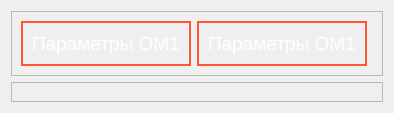
            <widget class="QWidget" name="params_page">
             <layout class="QVBoxLayout" name="verticalLayout_13">
              <item>
               <widget class="QFrame" name="frame_7">
                <property name="frameShape">
                 <enum>QFrame::StyledPanel</enum>
                </property>
                <property name="frameShadow">
                 <enum>QFrame::Raised</enum>
                </property>
                <layout class="QHBoxLayout" name="horizontalLayout_9">
                 <item>
                  <widget class="QFrame" name="om1_frame">
                   <property name="styleSheet">
                    <string notr="true">QFrame{
	border-style: solid;
    border-width: 2px;
	border-color: #ff5533;
}
</string>
                   </property>
                   <property name="frameShape">
                    <enum>QFrame::StyledPanel</enum>
                   </property>
                   <property name="frameShadow">
                    <enum>QFrame::Raised</enum>
                   </property>
                   <layout class="QVBoxLayout" name="verticalLayout_14">
                    <property name="spacing">
                     <number>0</number>
                    </property>
                    <property name="leftMargin">
                     <number>0</number>
                    </property>
                    <property name="topMargin">
                     <number>0</number>
                    </property>
                    <property name="rightMargin">
                     <number>0</number>
                    </property>
                    <property name="bottomMargin">
                     <number>0</number>
                    </property>
                    <item alignment="Qt::AlignHCenter">
                     <widget class="QFrame" name="om1_frame_legend">
                      <property name="maximumSize">
                       <size>
                        <width>16777215</width>
                        <height>60</height>
                       </size>
                      </property>
                      <property name="styleSheet">
                       <string notr="true">QFrame{
	border-style: solid;
    border-width: 0px;
	border-color: #2d2d2d;
}</string>
                      </property>
                      <property name="frameShape">
                       <enum>QFrame::StyledPanel</enum>
                      </property>
                      <property name="frameShadow">
                       <enum>QFrame::Raised</enum>
                      </property>
                      <layout class="QVBoxLayout" name="verticalLayout_15">
                       <item>
                        <widget class="QLabel" name="om1_legend">
                         <property name="maximumSize">
                          <size>
                           <width>500</width>
                           <height>16777215</height>
                          </size>
                         </property>
                         <property name="font">
                          <font>
                           <pointsize>14</pointsize>
                           <weight>50</weight>
                           <italic>false</italic>
                           <bold>false</bold>
                          </font>
                         </property>
                         <property name="styleSheet">
                          <string notr="true">QLabel {
    color:  #ffffff;
}

QLabel:hover {

    color: #ff5533;
} </string>
                         </property>
                         <property name="text">
                          <string>Параметры ОМ1</string>
                         </property>
                        </widget>
                       </item>
                      </layout>
                     </widget>
                    </item>
                    <item>
                     <widget class="QFrame" name="om1_params_frame">
                      <property name="styleSheet">
                       <string notr="true">QFrame{
	border-style: solid;
    border-width: 0px;
	border-color: #2d2d2d;
}


QLabel {
	background-color: rgb(85, 255, 255);
                                         
    background-color: #2d2d2d;
    border-style: solid;
    border-width: 0px;
    border-radius: 0px;
    border-color: #ff5533;
    font:  14px;
    padding: 10px 0px;
    color:  #ff5533;
}

QLabel:hover {
    background:  #232323;
    color: #ff5533;
} 
QLabel:pressed {                              
   background:#2d2d2d;
   border-style: solid; 
   color:#ff5533;
}</string>
                      </property>
                      <property name="frameShape">
                       <enum>QFrame::StyledPanel</enum>
                      </property>
                      <property name="frameShadow">
                       <enum>QFrame::Raised</enum>
                      </property>
                      <widget class="QLabel" name="om1_ves_label">
                       <property name="geometry">
                        <rect>
                         <x>10</x>
                         <y>10</y>
                         <width>150</width>
                         <height>31</height>
                        </rect>
                       </property>
                       <property name="sizePolicy">
                        <sizepolicy hsizetype="Expanding" vsizetype="Expanding">
                         <horstretch>0</horstretch>
                         <verstretch>0</verstretch>
                        </sizepolicy>
                       </property>
                       <property name="styleSheet">
                        <string notr="true">background-image: url(:/res_files/vesi.png);
background-repeat:none;
padding-left: 30px;
background-position: center left;</string>
                       </property>
                       <property name="text">
                        <string>Вес: 152</string>
                       </property>
                      </widget>
                      <widget class="QLabel" name="om1_vlazh_label">
                       <property name="geometry">
                        <rect>
                         <x>10</x>
                         <y>50</y>
                         <width>150</width>
                         <height>31</height>
                        </rect>
                       </property>
                       <property name="sizePolicy">
                        <sizepolicy hsizetype="Expanding" vsizetype="Expanding">
                         <horstretch>0</horstretch>
                         <verstretch>0</verstretch>
                        </sizepolicy>
                       </property>
                       <property name="minimumSize">
                        <size>
                         <width>100</width>
                         <height>25</height>
                        </size>
                       </property>
                       <property name="styleSheet">
                        <string notr="true">background-image: url(:/res_files/vlazhn.png);
background-repeat:none;
padding-left: 30px;
background-position: center left;</string>
                       </property>
                       <property name="text">
                        <string>Влажность: 52</string>
                       </property>
                      </widget>
                      <widget class="QLabel" name="label_3">
                       <property name="geometry">
                        <rect>
                         <x>10</x>
                         <y>90</y>
                         <width>81</width>
                         <height>31</height>
                        </rect>
                       </property>
                       <property name="text">
                        <string>TextLabel</string>
                       </property>
                      </widget>
                     </widget>
                    </item>
                   </layout>
                  </widget>
                 </item>
                 <item>
                  <widget class="QFrame" name="om2_frame">
                   <property name="styleSheet">
                    <string notr="true">QFrame{
	border-style: solid;
    border-width: 2px;
	border-color: #ff5533;
}
</string>
                   </property>
                   <property name="frameShape">
                    <enum>QFrame::StyledPanel</enum>
                   </property>
                   <property name="frameShadow">
                    <enum>QFrame::Raised</enum>
                   </property>
                   <layout class="QVBoxLayout" name="verticalLayout_18">
                    <property name="spacing">
                     <number>0</number>
                    </property>
                    <property name="leftMargin">
                     <number>0</number>
                    </property>
                    <property name="topMargin">
                     <number>0</number>
                    </property>
                    <property name="rightMargin">
                     <number>0</number>
                    </property>
                    <property name="bottomMargin">
                     <number>0</number>
                    </property>
                    <item alignment="Qt::AlignHCenter">
                     <widget class="QFrame" name="om2_frame_legend">
                      <property name="maximumSize">
                       <size>
                        <width>16777215</width>
                        <height>60</height>
                       </size>
                      </property>
                      <property name="styleSheet">
                       <string notr="true">QFrame{
	border-style: solid;
    border-width: 0px;
	border-color: #2d2d2d;
}</string>
                      </property>
                      <property name="frameShape">
                       <enum>QFrame::StyledPanel</enum>
                      </property>
                      <property name="frameShadow">
                       <enum>QFrame::Raised</enum>
                      </property>
                      <layout class="QVBoxLayout" name="verticalLayout_17">
                       <item>
                        <widget class="QLabel" name="om2_legend">
                         <property name="maximumSize">
                          <size>
                           <width>500</width>
                           <height>16777215</height>
                          </size>
                         </property>
                         <property name="font">
                          <font>
                           <pointsize>14</pointsize>
                           <weight>50</weight>
                           <italic>false</italic>
                           <bold>false</bold>
                          </font>
                         </property>
                         <property name="styleSheet">
                          <string notr="true">QLabel {
    color:  #ffffff;
}

QLabel:hover {

    color: #ff5533;
} </string>
                         </property>
                         <property name="text">
                          <string>Параметры ОМ1</string>
                         </property>
                        </widget>
                       </item>
                      </layout>
                     </widget>
                    </item>
                    <item>
                     <widget class="QFrame" name="om1_params_frame_2">
                      <property name="styleSheet">
                       <string notr="true">QFrame{
	border-style: solid;
    border-width: 0px;
	border-color: #2d2d2d;
}


QLabel {
	background-color: rgb(85, 255, 255);
                                         
    background-color: #2d2d2d;
    border-style: solid;
    border-width: 0px;
    border-radius: 0px;
    border-color: #ff5533;
    font:  14px;
    padding: 10px 0px;
    color:  #ff5533;
}

QLabel:hover {
    background:  #232323;
    color: #ff5533;
} 
QLabel:pressed {                              
   background:#2d2d2d;
   border-style: solid; 
   color:#ff5533;
}</string>
                      </property>
                      <property name="frameShape">
                       <enum>QFrame::StyledPanel</enum>
                      </property>
                      <property name="frameShadow">
                       <enum>QFrame::Raised</enum>
                      </property>
                      <widget class="QLabel" name="om2_ves_label">
                       <property name="geometry">
                        <rect>
                         <x>10</x>
                         <y>10</y>
                         <width>150</width>
                         <height>31</height>
                        </rect>
                       </property>
                       <property name="sizePolicy">
                        <sizepolicy hsizetype="Expanding" vsizetype="Expanding">
                         <horstretch>0</horstretch>
                         <verstretch>0</verstretch>
                        </sizepolicy>
                       </property>
                       <property name="styleSheet">
                        <string notr="true">background-image: url(:/res_files/vesi.png);
background-repeat:none;
padding-left: 30px;
background-position: center left;</string>
                       </property>
                       <property name="text">
                        <string>Вес: 152</string>
                       </property>
                      </widget>
                      <widget class="QLabel" name="om2_vlazh_label">
                       <property name="geometry">
                        <rect>
                         <x>10</x>
                         <y>50</y>
                         <width>150</width>
                         <height>31</height>
                        </rect>
                       </property>
                       <property name="sizePolicy">
                        <sizepolicy hsizetype="Expanding" vsizetype="Expanding">
                         <horstretch>0</horstretch>
                         <verstretch>0</verstretch>
                        </sizepolicy>
                       </property>
                       <property name="minimumSize">
                        <size>
                         <width>100</width>
                         <height>25</height>
                        </size>
                       </property>
                       <property name="styleSheet">
                        <string notr="true">background-image: url(:/res_files/vlazhn.png);
background-repeat:none;
padding-left: 30px;
background-position: center left;</string>
                       </property>
                       <property name="text">
                        <string>Влажность: 52</string>
                       </property>
                      </widget>
                      <widget class="QLabel" name="label_5">
                       <property name="geometry">
                        <rect>
                         <x>10</x>
                         <y>200</y>
                         <width>81</width>
                         <height>31</height>
                        </rect>
                       </property>
                       <property name="text">
                        <string>TextLabel</string>
                       </property>
                      </widget>
                     </widget>
                    </item>
                   </layout>
                  </widget>
                 </item>
                 <item>
                  <widget class="QFrame" name="om3_frame">
                   <property name="styleSheet">
                    <string notr="true">QFrame{
	border-style: solid;
    border-width: 2px;
	border-color: #ff5533;
}</string>
                   </property>
                   <property name="frameShape">
                    <enum>QFrame::StyledPanel</enum>
                   </property>
                   <property name="frameShadow">
                    <enum>QFrame::Raised</enum>
                   </property>
                  </widget>
                 </item>
                </layout>
               </widget>
              </item>
              <item>
               <widget class="QFrame" name="frame_8">
                <property name="frameShape">
                 <enum>QFrame::StyledPanel</enum>
                </property>
                <property name="frameShadow">
                 <enum>QFrame::Raised</enum>
                </property>
                <layout class="QHBoxLayout" name="horizontalLayout_10">
                 <item>
                  <widget class="QFrame" name="om4_params_frame">
                   <property name="styleSheet">
                    <string notr="true">QFrame{
	border-style: solid;
    border-width: 2px;
	border-color: #ff5533;
}</string>
                   </property>
                   <property name="frameShape">
                    <enum>QFrame::StyledPanel</enum>
                   </property>
                   <property name="frameShadow">
                    <enum>QFrame::Raised</enum>
                   </property>
                  </widget>
                 </item>
                 <item>
                  <widget class="QFrame" name="om5_params_frame">
                   <property name="styleSheet">
                    <string notr="true">QFrame{
	border-style: solid;
    border-width: 2px;
	border-color: #ff5533;
}</string>
                   </property>
                   <property name="frameShape">
                    <enum>QFrame::StyledPanel</enum>
                   </property>
                   <property name="frameShadow">
                    <enum>QFrame::Raised</enum>
                   </property>
                  </widget>
                 </item>
                 <item>
                  <widget class="QFrame" name="om6_params_frame">
                   <property name="styleSheet">
                    <string notr="true">QFrame{
	border-style: solid;
    border-width: 2px;
	border-color: #ff5533;
}</string>
                   </property>
                   <property name="frameShape">
                    <enum>QFrame::StyledPanel</enum>
                   </property>
                   <property name="frameShadow">
                    <enum>QFrame::Raised</enum>
                   </property>
                  </widget>
                 </item>
                </layout>
               </widget>
              </item>
             </layout>
            </widget>
